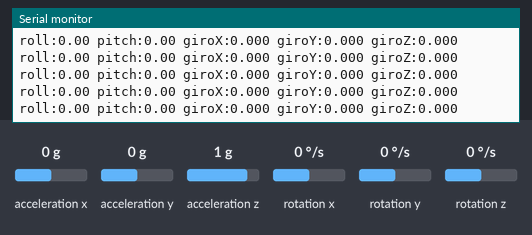
The sketch below on a simulated ESP32. Shown: the last lines printed to the serial monitor. Wiring (inferred from the names in the program): MPU-9250 motion sensor at I2C address 0x68. The test bench sets the inputs (shaded band); at power-on: acceleration x 0 g, acceleration y 0 g, acceleration z 1 g, rotation x 0 °/s, rotation y 0 °/s, rotation z 0 °/s.

Above: at 7.4 s.
7.5 s: acceleration x set to -1.4 g
At 7.54 s:
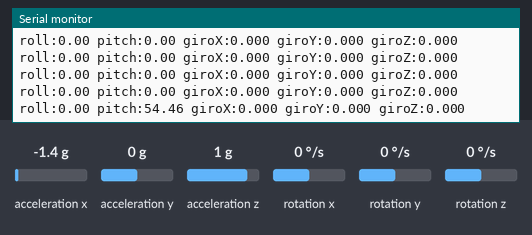
9.0 s: acceleration y set to -1.4 g
At 9.0 s:
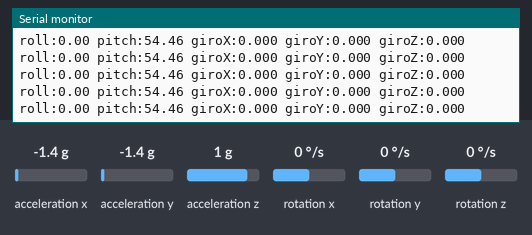
12.0 s: acceleration z set to -1.4 g
At 12.01 s:
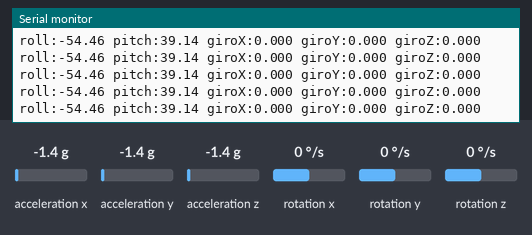
13.5 s: rotation x set to -192 °/s
At 13.52 s:
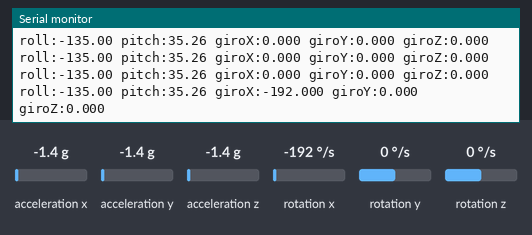
15.0 s: rotation y set to -192 °/s
At 15.03 s:
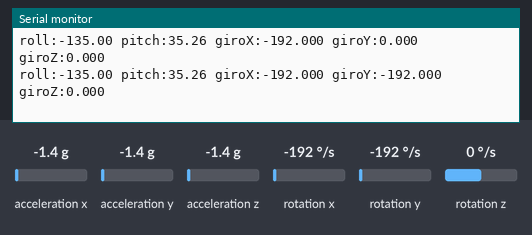
Timing chart, 0 to 17.5 s (numbered marks = the images above; inputs shaded):
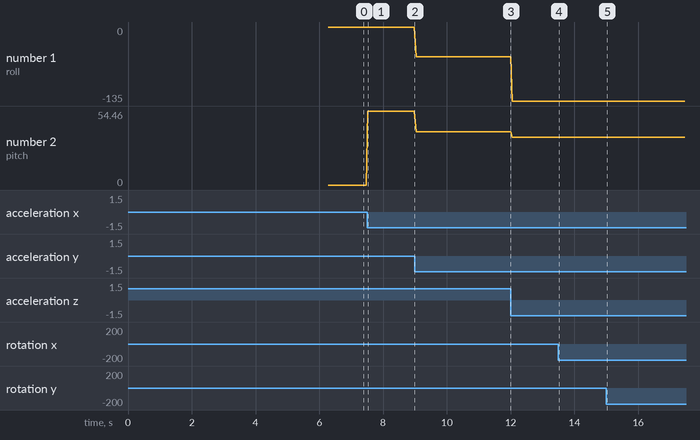

The sketch:

teste_1_mpu6050_i2c.ino
```cpp
/*
  =====================================================================
   TESTE 1 - MPU6050 (GY-521 azul)  |  ESP32  |  IC IFSP-PEP
  =====================================================================
   OBJETIVO
     Conferir se o MPU6050 esta ligado certo e mandando sinal bom,
     em 4 etapas, cada uma com resultado "OK" ou "FALHOU":
       1. Barramento I2C : procura dispositivos em D21/D22
       2. Identidade     : le o registrador WHO_AM_I
       3. Parado (2 s)   : mede gravidade, ruido e bias do giroscopio
       4. Ao vivo        : mostra angulo de inclinacao (roll/pitch) e
                           temperatura; incline a viga e veja mudar.

   LIGACAO (a mesma da bancada) - SO ESTES 4 FIOS
     MPU VCC -> 3V3 (trilho +)      MPU SCL -> D22
     MPU GND -> GND (trilho -)      MPU SDA -> D21
     AD0, XDA, XCL, INT -> soltos   (endereco 0x68)
   NAO precisa de bateria, ESCs nem motores. So o USB.
   Monitor Serial: 115200 baud.
   Nenhum pino do BMI323, do GY-601N1 ou dos ESCs e usado neste teste.

   PINOS USADOS NESTE CODIGO
     D21 = SDA (dado I2C)      D22 = SCL (clock I2C)
     (Serial0/USB para o Monitor Serial)

   STATUS (04/11/2026)
     O MPU6050 em D21/D22 funcionou nos testes de 03/11/2026.

   REFERENCIAS (fontes usadas para os registradores e valores)
     - InvenSense, "MPU-6000/MPU-6050 Register Map and Descriptions",
       RM-MPU-6000A-00 rev. 4.2 (registradores 0x3B, 0x6B, 0x75).
     - InvenSense, "MPU-6000/MPU-6050 Product Specification" rev. 3.4
       (escala padrao: +-2 g = 16384 LSB/g ; +-250 dps = 131 LSB/(deg/s)).
     - Biblioteca ElectronicCats/mpu6050 (base i2cdevlib, J. Rowberg):
       https://github.com/ElectronicCats/mpu6050
     - dRehmFlight (N. Rehm), funcao getIMUdata():
       https://github.com/nickrehm/dRehmFlight
   Escolhemos ler os registradores DIRETO (sem biblioteca) para nao
   depender de versao de biblioteca - igual ao firmware da balanca.
  =====================================================================
*/
#include <Wire.h>   // biblioteca padrao do Arduino/ESP32 para I2C

// Estatistica guarda as somas para calcular media e desvio padrao sem guardar
// todas as amostras: soma[k] = soma dos valores, somaQuadrados[k] = soma dos quadrados,
// quantidade = numero de amostras. Indices k: 0..2 = acel X,Y,Z (g);
// 3..5 = giro X,Y,Z (graus/s, ja sem offset); 6 = modulo da aceleracao (g).
struct Estatistica { double soma[8], somaQuadrados[8]; int quantidade; };   // (no topo: exigencia do Arduino IDE)

// ----------------------- configuracao ---------------------------------
#define PINO_SDA   21        // fio de dado do I2C
#define PINO_SCL   22        // fio de clock do I2C
#define ENDERECO_MPU 0x68    // endereco do MPU6050 (AD0 em GND/solto)

// registradores do MPU6050 (do Register Map da InvenSense)
#define REG_PWR_MGMT_1  0x6B // gerenciamento de energia (acorda o chip)
#define REG_ACCEL_XOUT  0x3B // inicio dos 14 bytes de dados
#define REG_WHO_AM_I    0x75 // identidade do chip

#define NOME_SENSOR "MPU6050_I2C"     // nome que aparece na linha RESUMO_CSV
#define PERIODO_US 5000               // pausa entre leituras na calibracao (5 ms = 200 Hz)
#define AMOSTRAS_AQUECIMENTO 100      // leituras descartadas antes de calibrar
#define AMOSTRAS_CALIBRACAO 400       // 400 amostras x 5 ms = 2 s
#define AMOSTRAS_CONFERENCIA 200      // segunda janela, para conferir a calibracao

// fatores de escala na configuracao padrao de fabrica
const float LSB_POR_G   = 16384.0;  // acelerometro +-2 g
const float LSB_POR_DPS = 131.0;    // giroscopio +-250 graus/s

// Ultima leitura (g, graus/s, graus C)
float aceleracaoX, aceleracaoY, aceleracaoZ;
float giroX, giroY, giroZ;
float temperaturaC;

// Calibracao: o giro em repouso vira offset e a viga nivelada vira o "zero" de roll/pitch.
float offsetGiroX = 0, offsetGiroY = 0, offsetGiroZ = 0;
float offsetRoll = 0, offsetPitch = 0;

// ----------------------- funcoes auxiliares ---------------------------

// Escreve 1 byte "valor" no registrador. Devolve true se o chip respondeu (ACK);
// se der false, problema de fio/endereco.
bool escreverRegistrador(uint8_t registrador, uint8_t valor) {
  Wire.beginTransmission(ENDERECO_MPU);   // inicia transmissao para o MPU
  Wire.write(registrador);                // 1o byte: qual registrador
  Wire.write(valor);                      // 2o byte: o valor a gravar
  return Wire.endTransmission() == 0;     // 0 = sucesso
}

// Le "quantidade" bytes a partir de "registrador" para o vetor "destino".
bool lerRegistradores(uint8_t registrador, uint8_t* destino, uint8_t quantidade) {
  bool leuTudo = false;
  uint8_t i = 0;

  Wire.beginTransmission(ENDERECO_MPU);
  Wire.write(registrador);                                          // aponta para o registrador inicial
  if (Wire.endTransmission(false) == 0) {                           // false = sem STOP (repeated start)
    if (Wire.requestFrom((uint8_t)ENDERECO_MPU, quantidade) == quantidade) {   // pede os bytes
      for (i = 0; i < quantidade; i++) destino[i] = Wire.read();    // copia para o vetor
      leuTudo = true;
    }
  }
  return leuTudo;
}

// Junta 2 bytes (alto, baixo) num numero com sinal de 16 bits.
// O MPU6050 manda o byte ALTO primeiro (big-endian).
int16_t juntarBytes(uint8_t alto, uint8_t baixo) {
  return (int16_t)((alto << 8) | baixo);
}

// Le os 14 bytes (acel 6 + temp 2 + giro 6) e converte.
// Ordem dos bytes a partir de 0x3B: ACC_X(2) ACC_Y(2) ACC_Z(2) TEMP(2) GYR_X(2) GYR_Y(2) GYR_Z(2)
bool lerSensor() {
  uint8_t bytes[14];
  bool leu = lerRegistradores(REG_ACCEL_XOUT, bytes, 14);   // leitura em rajada de 14 bytes

  if (leu) {
    aceleracaoX = juntarBytes(bytes[0], bytes[1]) / LSB_POR_G;     // bruto -> g
    aceleracaoY = juntarBytes(bytes[2], bytes[3]) / LSB_POR_G;
    aceleracaoZ = juntarBytes(bytes[4], bytes[5]) / LSB_POR_G;
    temperaturaC = juntarBytes(bytes[6], bytes[7]) / 340.0 + 36.53; // formula do Register Map: T = valor/340 + 36.53
    giroX = juntarBytes(bytes[8], bytes[9]) / LSB_POR_DPS;         // bruto -> graus/s
    giroY = juntarBytes(bytes[10], bytes[11]) / LSB_POR_DPS;
    giroZ = juntarBytes(bytes[12], bytes[13]) / LSB_POR_DPS;
  }
  return leu;
}

// Imprime "[ OK ] etapa" ou "[FALHOU] etapa" + dica.
void mostrarResultado(const char* etapa, bool passou, const char* dica) {
  Serial.printf("[%s] %s\n", passou ? " OK  " : "FALHOU", etapa);
  if (!passou) Serial.printf("        -> %s\n", dica);
}

// Roll pela direcao da gravidade (graus).
float calcularRollAcel() {
  return atan2(aceleracaoY, aceleracaoZ) * 180.0 / PI;
}

// Pitch pela direcao da gravidade (graus).
float calcularPitchAcel() {
  return atan2(-aceleracaoX, sqrt(aceleracaoY * aceleracaoY + aceleracaoZ * aceleracaoZ)) * 180.0 / PI;
}

void zerarEstatistica(Estatistica& est) {
  memset(&est, 0, sizeof(est));
}

// Acumula a leitura atual (giro ja sem offset).
void somarLeitura(Estatistica& est) {
  float valores[7];
  int k = 0;

  valores[0] = aceleracaoX;
  valores[1] = aceleracaoY;
  valores[2] = aceleracaoZ;
  valores[3] = giroX - offsetGiroX;
  valores[4] = giroY - offsetGiroY;
  valores[5] = giroZ - offsetGiroZ;
  valores[6] = sqrtf(aceleracaoX * aceleracaoX + aceleracaoY * aceleracaoY + aceleracaoZ * aceleracaoZ);
  for (k = 0; k < 7; k++) {
    est.soma[k] += valores[k];
    est.somaQuadrados[k] += (double)valores[k] * valores[k];
  }
  est.quantidade++;
}

float calcularMedia(Estatistica& est, int k) {
  return est.soma[k] / est.quantidade;
}

// Desvio padrao = raiz( media dos quadrados - quadrado da media ).
float calcularDesvio(Estatistica& est, int k) {
  double media = est.soma[k] / est.quantidade;
  return sqrt(fmax(0.0, est.somaQuadrados[k] / est.quantidade - media * media));
}

// Junta 'alvo' amostras validas (descarta leituras invalidas e conta). Devolve quantas foram descartadas.
int coletarAmostras(Estatistica& est, int alvo) {
  int falhas = 0;

  zerarEstatistica(est);
  while (est.quantidade < alvo && falhas < 5 * alvo) {
    if (lerSensor()) somarLeitura(est); else falhas++;
    delayMicroseconds(PERIODO_US);
  }
  return falhas;
}

// ======================= ETAPA 3: PARADO + CALIBRACAO =======================
// Media de amostras validas com a viga PARADA e NIVELADA.
//   - bias do giro (X,Y,Z)      -> vira offset e e subtraido sempre
//   - roll/pitch em repouso     -> vira o "zero" da viga
//   - ruido = desvio padrao     -> NAO muda com calibracao (e do sensor)
void executarCalibracao() {
  Estatistica janela;
  Estatistica conferencia;
  int falhas = 0;
  int i = 0;

  Serial.println("\nEtapa 3 - CALIBRACAO: viga PARADA e NIVELADA (nao encoste)...");
  for (i = 0; i < AMOSTRAS_AQUECIMENTO; i++) {      // aquece/descarta
    lerSensor();
    delayMicroseconds(PERIODO_US);
  }
  falhas = coletarAmostras(janela, AMOSTRAS_CALIBRACAO);
  offsetGiroX = calcularMedia(janela, 3);           // bias do giro vira offset
  offsetGiroY = calcularMedia(janela, 4);
  offsetGiroZ = calcularMedia(janela, 5);
  aceleracaoX = calcularMedia(janela, 0);
  aceleracaoY = calcularMedia(janela, 1);
  aceleracaoZ = calcularMedia(janela, 2);
  offsetRoll = calcularRollAcel();                  // zero da viga
  offsetPitch = calcularPitchAcel();
  Serial.printf("   amostras validas  : %d  (descartadas: %d)\n", janela.quantidade, falhas);
  Serial.printf("   gravidade medida  : %.4f g (esperado ~1.000)\n", calcularMedia(janela, 6));
  Serial.printf("   ruido do acel.    : X=%.4f Y=%.4f Z=%.4f g (desvio padrao)\n",
                calcularDesvio(janela, 0), calcularDesvio(janela, 1), calcularDesvio(janela, 2));
  Serial.printf("   bias do giro      : X=%.3f Y=%.3f Z=%.3f graus/s  -> virou offset\n", offsetGiroX, offsetGiroY, offsetGiroZ);
  Serial.printf("   ruido do giro     : X=%.4f Y=%.4f Z=%.4f graus/s (desvio padrao)\n",
                calcularDesvio(janela, 3), calcularDesvio(janela, 4), calcularDesvio(janela, 5));
  Serial.printf("   zero da viga      : roll=%.2f pitch=%.2f graus -> virou offset\n", offsetRoll, offsetPitch);
  Serial.printf("   temperatura       : %.1f C\n", temperaturaC);
  mostrarResultado("amostras validas suficientes", janela.quantidade == AMOSTRAS_CALIBRACAO,
                   "muitas leituras invalidas: fio frouxo ou pino errado.");
  mostrarResultado("gravidade entre 0.95 e 1.05 g", calcularMedia(janela, 6) > 0.95 && calcularMedia(janela, 6) < 1.05,
                   "escala errada ou viga se mexendo.");
  mostrarResultado("ruido do giro abaixo de 0.5 graus/s",
                   calcularDesvio(janela, 3) < 0.5 && calcularDesvio(janela, 4) < 0.5 && calcularDesvio(janela, 5) < 0.5,
                   "viga mexeu/vibrou durante a calibracao. Repita ('r').");

  // confere a calibracao com uma 2a janela
  coletarAmostras(conferencia, AMOSTRAS_CONFERENCIA);
  Serial.printf("\n   CONFERENCIA (ja calibrado): bias giro X=%.3f Y=%.3f Z=%.3f graus/s\n",
                calcularMedia(conferencia, 3), calcularMedia(conferencia, 4), calcularMedia(conferencia, 5));
  mostrarResultado("bias residual abaixo de 0.2 graus/s",
                   fabs(calcularMedia(conferencia, 3)) < 0.2 && fabs(calcularMedia(conferencia, 4)) < 0.2
                     && fabs(calcularMedia(conferencia, 5)) < 0.2,
                   "viga mexeu entre as janelas. Repita ('r').");

  // linha CSV padronizada (igual nos testes 1, 2 e 3)
  Serial.println("\n   RESUMO_CSV,sensor,g,rAx,rAy,rAz,bGx,bGy,bGz,rGx,rGy,rGz,temp");
  Serial.printf("   RESUMO_CSV,%s,%.4f,%.5f,%.5f,%.5f,%.3f,%.3f,%.3f,%.4f,%.4f,%.4f,%.1f\n", NOME_SENSOR,
                calcularMedia(janela, 6), calcularDesvio(janela, 0), calcularDesvio(janela, 1), calcularDesvio(janela, 2),
                offsetGiroX, offsetGiroY, offsetGiroZ,
                calcularDesvio(janela, 3), calcularDesvio(janela, 4), calcularDesvio(janela, 5), temperaturaC);

  Serial.println("\nEtapa 4 - AO VIVO, JA CALIBRADO (viga nivelada = 0). 'r' + ENTER repete.\n");
}

// ETAPA 4: laco ao vivo (~20 linhas/s). 'r' + ENTER reinicia.
void executarLoopVivo() {
  if (Serial.available() && Serial.read() == 'r') ESP.restart();
  if (lerSensor()) {
    Serial.printf("roll:%.2f pitch:%.2f giroX:%.3f giroY:%.3f giroZ:%.3f\n",
                  calcularRollAcel() - offsetRoll, calcularPitchAcel() - offsetPitch,
                  giroX - offsetGiroX, giroY - offsetGiroY, giroZ - offsetGiroZ);
    delay(50);
  } else {
    delay(5);
  }
}

// ETAPA 1: varredura do barramento. Chama todos os enderecos de 1 a 126 e lista quem responde.
// Devolve true se o MPU6050 (0x68) respondeu.
bool procurarMpu() {
  bool achouMpu = false;
  uint8_t endereco = 0;

  Serial.println("\nEtapa 1 - procurando dispositivos em SDA=D21 / SCL=D22:");
  for (endereco = 1; endereco < 127; endereco++) {
    Wire.beginTransmission(endereco);
    if (Wire.endTransmission() == 0) {                     // 0 = alguem respondeu (ACK)
      Serial.printf("   encontrado no endereco 0x%02X\n", endereco);
      if (endereco == ENDERECO_MPU) achouMpu = true;
    }
  }
  mostrarResultado("MPU6050 responde em 0x68", achouMpu,
                   "confira VCC no 3V3, GND, SDA no D21 e SCL no D22 (nao invertidos).");
  return achouMpu;
}

// ETAPA 2: le o WHO_AM_I. O MPU6050 original devolve 0x68; clones/variantes devolvem
// 0x70, 0x72, 0x98 (MPU6500/6000 remarcados) e continuam funcionando neste teste.
void identificarChip() {
  uint8_t id = 0;
  bool idReconhecido = false;

  lerRegistradores(REG_WHO_AM_I, &id, 1);
  Serial.printf("\nEtapa 2 - WHO_AM_I = 0x%02X\n", id);
  idReconhecido = (id == 0x68 || id == 0x70 || id == 0x72 || id == 0x98);
  mostrarResultado("chip reconhecido", idReconhecido, "valor estranho: modulo falso ou defeituoso.");
  if (id != 0x68 && idReconhecido) {
    Serial.println("        (aviso: nao e um MPU6050 original, mas e compativel)");
  }
}

// Acorda o chip: ao ligar ele vem em modo SLEEP. Escrevendo 0x01 ele sai do sleep
// e usa o oscilador do giroscopio X (mais estavel).
void acordarChip() {
  escreverRegistrador(REG_PWR_MGMT_1, 0x01);
  delay(100);                                              // tempo para o sensor estabilizar
}

void setup() {
  Serial.begin(115200);
  delay(1500);                                             // tempo para abrir o Monitor Serial
  Serial.println("\n===== TESTE 1 - MPU6050 =====");

  Wire.begin(PINO_SDA, PINO_SCL, 400000);                  // I2C a 400 kHz (padrao rapido)

  if (procurarMpu()) {
    identificarChip();
    acordarChip();
    executarCalibracao();                                  // etapa 3; a Etapa 4 roda depois, no loop()
  } else {
    Serial.println("Teste parado.");
    while (true) delay(1000);
  }
}

void loop() {
  executarLoopVivo();                                      // Etapa 4: mostra os angulos ao vivo
}
```

Measured:
- after the input at 7.5 s, the serial monitor: prints a new line at once (image 1)
- after the input at 13.5 s, the serial monitor: prints a new line at once (image 4)
- after the input at 15.0 s, the serial monitor: prints a new line at once (image 5)
- plotted number 1: 0 → -54.46 after the input at 9.0 s, -54.46 → -135 after the input at 12.0 s
- plotted number 2: 0 → 54.46 after the input at 7.5 s, 54.46 → 39.14 after the input at 9.0 s, 39.14 → 35.26 after the input at 12.0 s
